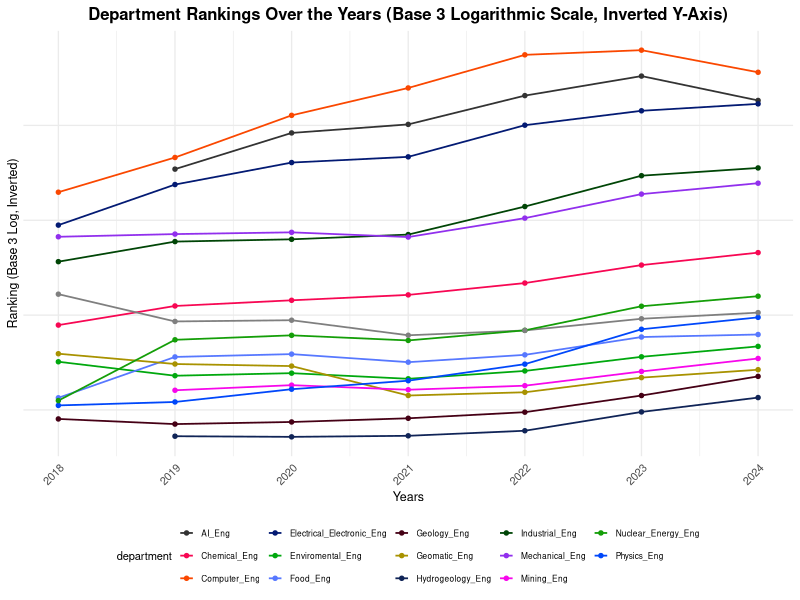
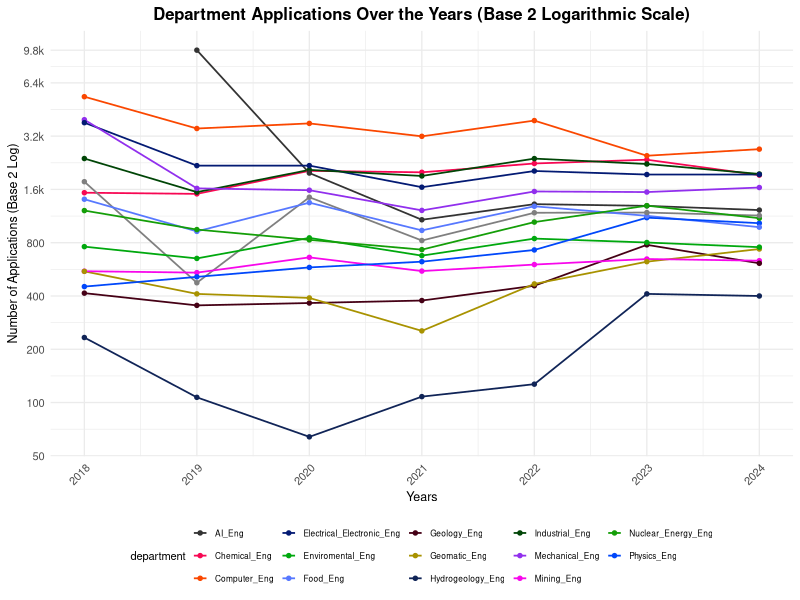
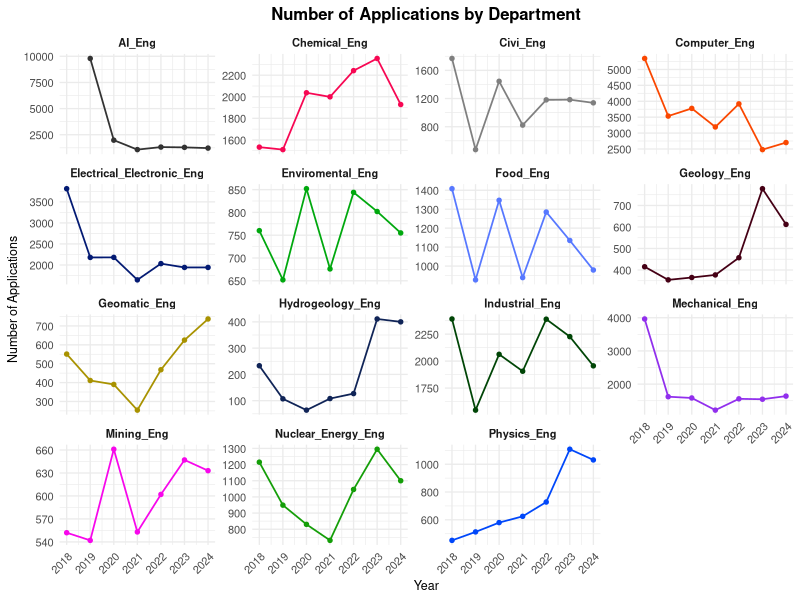

These charts were generated, in order, by the following R code:
## ---- chunk 1

## ---- chunk 2
# Load necessary libraries
# Gerekli kütüphaneleri yükle
library(ggplot2)
library(readr)
library(dplyr)
library(scales) # Logaritmik dönüşüm için

# Veriyi yükle
data <- read_csv("ya_veri.csv")

# Veriyi filtrele ve sıralama bilgilerini numeric olarak düzenle
data_filtered <- data %>%
  select(department, year, ranking) %>%
  filter(!is.na(ranking)) %>%
  mutate(ranking = as.numeric(ranking))


ggplot(data=data_filtered, aes(x=year, y=ranking, color=department, group=department)) +
  geom_line(linewidth=0.6) +  # Thinner lines
  geom_point(size=1.2) +  # Smaller points
  scale_y_log10(
    name="Ranking (Base 3 Log, Inverted)",
    trans = log_trans(base = 3),  # Base 3 logarithmic scale
    breaks = c(900, 2700, 8100, 24300, 72900, 218700),  # Base-3 scaled values
    labels = c("900", "2.7k", "8.1k", "24.3k", "72.9k", "218.7k")  # Formatted labels
  ) +
  coord_cartesian(ylim = rev(range(data_filtered$ranking))) +  # Invert y-axis (upside down)
  scale_color_manual(
    values = c(
      "Chemical_Eng" = "#f70753", 
      "Mining_Eng" = "#f707eb", 
      "Geology_Eng" = "#450015", 
      "Geomatic_Eng" = "#a89200", 
      "Enviromental_Eng" = "#00a80e", 
      "Industrial_Eng" = "#004506", 
      "AI_Eng" = "#333333", 
      "Hydrogeology_Eng" = "#102457", 
      "Physics_Eng" = "#0047fa", 
      "Computer_Eng" = "#fa4700", 
      "Mechanical_Eng" = "#912fed", 
      "Electrical_Electronic_Eng" = "#031a73", 
      "Food_Eng" = "#5778ff", 
      "Civil_Eng" = "#ff57e9", 
      "Nuclear_Energy_Eng" = "#149e08",
      "Other" = "#c2501b"  # Default color for additional departments
    )
  ) +
  labs(
    title="Department Rankings Over the Years (Base 3 Logarithmic Scale, Inverted Y-Axis)",
    x="Years",
    y="Ranking"
  ) +
  theme_minimal(base_size = 10) +  # Compact theme
  theme(
    legend.position="bottom",  # Legend below the graph
    legend.title=element_text(size=8),  # Smaller legend title
    legend.text=element_text(size=6),  # Smaller legend labels
    legend.key.size=unit(0.4, "cm"),  # Smaller legend keys
    legend.box = "horizontal",  # Horizontal legend layout
    legend.spacing.x = unit(0.1, "cm"),  # Reduce legend spacing
    axis.text.x=element_text(size=8, angle=45, hjust=1),  # Smaller x-axis labels
    axis.text.y=element_text(size=8),  # Smaller y-axis labels
    axis.title=element_text(size=9),  # Smaller axis titles
    plot.title=element_text(size=12, face="bold", hjust=0.5),  # Compact title
    plot.margin = margin(5, 5, 5, 5)  # Reduce plot margins
  ) +
  scale_x_continuous(breaks = unique(data_filtered$year))  # Ensure all years are shown


## ---- chunk 3
# Gerekli kütüphaneleri yükle
library(ggplot2)
library(readr)
library(dplyr)
library(scales) # Logaritmik dönüşüm için

# Veriyi yükle
data <- read_csv("ya_veri.csv")

# Veriyi filtrele ve sıralama bilgilerini numeric olarak düzenle
data_filtered <- data %>%
  select(department, year, ranking) %>%
  filter(!is.na(ranking)) %>%
  mutate(ranking = as.numeric(ranking))


ggplot(data=data, aes(x=year, y=number_of_applications, color=department, group=department)) +
  geom_line(linewidth=0.6) +  # Thinner lines
  geom_point(size=1.2) +  # Smaller points
  scale_y_continuous(
    name="Number of Applications (Base 2 Log)",
    trans = log_trans(base = 2),  # Base-2 logarithmic scale
    breaks = c(50, 100, 200, 400, 800, 1600, 3200, 6400, 9792),  # Add 9792 to the breaks
    labels = c("50", "100", "200", "400", "800", "1.6k", "3.2k", "6.4k", "9.8k")  # Formatted labels
  ) +
  scale_color_manual(
    values = c(
      "Chemical_Eng" = "#f70753", 
      "Mining_Eng" = "#f707eb", 
      "Geology_Eng" = "#450015", 
      "Geomatic_Eng" = "#a89200", 
      "Enviromental_Eng" = "#00a80e", 
      "Industrial_Eng" = "#004506", 
      "AI_Eng" = "#333333", 
      "Hydrogeology_Eng" = "#102457", 
      "Physics_Eng" = "#0047fa", 
      "Computer_Eng" = "#fa4700", 
      "Mechanical_Eng" = "#912fed", 
      "Electrical_Electronic_Eng" = "#031a73", 
      "Food_Eng" = "#5778ff", 
      "Civil_Eng" = "#ff57e9", 
      "Nuclear_Energy_Eng" = "#149e08",
      "Other" = "#c2501b"  # Default color for additional departments
    )
  ) +
  labs(
    title="Department Applications Over the Years (Base 2 Logarithmic Scale)",
    x="Years",
    y="Number of Applications"
  ) +
  theme_minimal(base_size = 10) +  # Compact theme
  theme(
    legend.position="bottom",  # Legend below the graph
    legend.title=element_text(size=8),  # Smaller legend title
    legend.text=element_text(size=6),  # Smaller legend labels
    legend.key.size=unit(0.4, "cm"),  # Smaller legend keys
    legend.box = "horizontal",  # Horizontal legend layout
    legend.spacing.x = unit(0.1, "cm"),  # Reduce legend spacing
    axis.text.x=element_text(size=8, angle=45, hjust=1),  # Smaller x-axis labels
    axis.text.y=element_text(size=8),  # Smaller y-axis labels
    axis.title=element_text(size=9),  # Smaller axis titles
    plot.title=element_text(size=12, face="bold", hjust=0.5),  # Compact title
    plot.margin = margin(5, 5, 5, 5)  # Reduce plot margins
  ) +
  scale_x_continuous(breaks = unique(data$year))  # Ensure all years are shown


## ---- chunk 4
library(ggplot2)
library(scales)
library(readr)
library(dplyr)

# Load the dataset
data <- read_csv("ya_veri.csv")

# Plot with separate facets for each department and custom colors
ggplot(data=data, aes(x=year, y=number_of_applications, group=department, color=department)) +
  geom_line(linewidth=0.6) +  # Custom colored lines
  geom_point(size=1.2) +  # Custom colored points
  facet_wrap(~department, scales="free_y") +  # Create separate plots for each department
  scale_color_manual(
    values = c(
      "Chemical_Eng" = "#f70753", 
      "Mining_Eng" = "#f707eb", 
      "Geology_Eng" = "#450015", 
      "Geomatic_Eng" = "#a89200", 
      "Enviromental_Eng" = "#00a80e", 
      "Industrial_Eng" = "#004506", 
      "AI_Eng" = "#333333", 
      "Hydrogeology_Eng" = "#102457", 
      "Physics_Eng" = "#0047fa", 
      "Computer_Eng" = "#fa4700", 
      "Mechanical_Eng" = "#912fed", 
      "Electrical_Electronic_Eng" = "#031a73", 
      "Food_Eng" = "#5778ff", 
      "Civil_Eng" = "#ff57e9", 
      "Nuclear_Energy_Eng" = "#149e08",
      "Other" = "#c2501b"  # Default color for additional departments
    )
  ) +
  labs(
    title="Number of Applications by Department",
    x="Year",
    y="Number of Applications"
  ) +
  theme_minimal(base_size = 10) +  # Compact layout
  theme(
    strip.text=element_text(size=8, face="bold"),  # Bold department labels
    axis.text.x=element_text(size=8, angle=45, hjust=1),  # Smaller x-axis labels
    axis.text.y=element_text(size=8),  # Smaller y-axis labels
    axis.title=element_text(size=9),  # Smaller axis titles
    plot.title=element_text(size=12, face="bold", hjust=0.5),  # Compact title
    plot.margin = margin(5, 5, 5, 5),  # Reduce plot margins
    legend.position="none"  # Remove legend for better facet display
  ) +
  scale_x_continuous(breaks = unique(data$year))  # Ensure all years are shown

